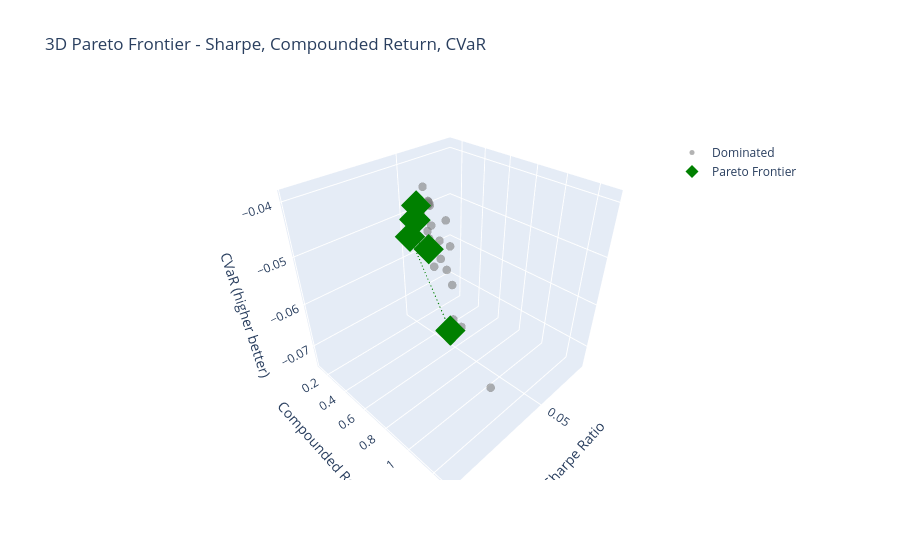

Write notebook code for a chart like this one.
### Code cell
temp_perf = all_overall_perfs.copy()

cols = ['sharpe', 'compunded_return', 'cvar']
temp_perf['dominated_3d'] = pareto_dominance(temp_perf, cols)

frontier_3d = temp_perf[~temp_perf['dominated_3d']]

fig = plot_3d_pareto(
    df=temp_perf,
    x_col='sharpe',
    y_col='compunded_return',
    z_col='cvar',
    dominated_col='dominated_3d',
    title='3D Pareto Frontier - Sharpe, Compounded Return, CVaR',
    x_title='Sharpe Ratio',
    y_title='Compounded Return',
    z_title='CVaR (higher better)'
)

fig.show()

# Efficient frontier models vs Benchmarks
frontier_model_names = list(frontier_3d.index)
pd.concat(
    [frontier_3d.sort_values(by='sharpe', ascending=False), benchmarks_df],
    axis=0
)

### Figure 1 — Plotly figure (JSON) as saved in the notebook; plotly's stock layout.template omitted (floating-point values rounded to 4 significant figures)
{"data": [{"hovertemplate": "<b>%{text}</b><br>sharpe: %{x:.3f}<br>compunded_return: %{y:.3f}<br>cvar: %{z:.3f}<extra></extra>", "marker": {"color": "gray", "opacity": 0.6, "size": 5}, "mode": "markers", "name": "Dominated", "text": ["VLSTM-custom_loss_11", "TemporalTransformer-custom_loss_14", "PatchTST-custom_loss_13", "PatchTST-custom_loss_11", "AttentionLSTM-custom_loss_13", "InvertedAttentionLSTM-custom_loss_14", "BaseLSTM-custom_loss_11", "DeformTime-custom_loss_11", "BaseLSTM-custom_loss_10", "PatchTST-custom_loss_10", "BaseLSTM-custom_loss_13", "DeformTime-custom_loss_13", "InvertedAttentionLSTM-custom_loss_10", "InvertedAttentionLSTM-custom_loss_13", "PatchTST-custom_loss_14", "BaseLSTM-custom_loss_14", "TemporalTransformer-custom_loss_10", "AttentionLSTM-custom_loss_14", "InvertedAttentionLSTM-custom_loss_11", "DeformTime-custom_loss_10", "AttentionLSTM-custom_loss_10", "VLSTM-custom_loss_10"], "type": "scatter3d", "x": [0.0803, 0.078, 0.0723, 0.0708, 0.0701, 0.0697, 0.0688, 0.0668, 0.0663, 0.0655, 0.0628, 0.0613, 0.0602, 0.0599, 0.058, 0.0577, 0.0571, 0.0569, 0.0569, 0.0403, 0.0385, 0.0224], "y": [1.029, 0.8716, 0.826, 0.7365, 0.7065, 0.6424, 0.6731, 1.135, 0.722, 0.7623, 0.5663, 0.5564, 0.4967, 0.5305, 0.4986, 0.4979, 0.4972, 0.49, 0.7551, 0.3606, 0.4075, 0.1249], "z": [-0.0463, -0.0459, -0.0463, -0.0419, -0.0446, -0.0411, -0.0439, -0.0693, -0.0455, -0.0506, -0.0411, -0.0417, -0.0393, -0.0422, -0.0421, -0.0423, -0.0431, -0.0428, -0.0652, -0.0501, -0.0743, -0.0621]}, {"hovertemplate": "<b>%{text}</b><br>sharpe: %{x:.3f}<br>compunded_return: %{y:.3f}<br>cvar: %{z:.3f}<extra></extra>", "marker": {"color": "green", "size": 10, "symbol": "diamond"}, "mode": "markers", "name": "Pareto Frontier", "text": ["TemporalTransformer-custom_loss_11", "DeformTime-custom_loss_14", "AttentionLSTM-custom_loss_11", "VLSTM-custom_loss_13", "TemporalTransformer-custom_loss_13", "VLSTM-custom_loss_14"], "type": "scatter3d", "x": [0.0981, 0.0856, 0.0802, 0.078, 0.0776, 0.0726], "y": [1.29, 0.8413, 0.8716, 0.7376, 0.7398, 0.6581], "z": [-0.0449, -0.0399, -0.0425, -0.0397, -0.0398, -0.0391]}, {"hoverinfo": "skip", "line": {"color": "green", "dash": "dash", "width": 2}, "mode": "lines", "showlegend": false, "type": "scatter3d", "x": [0.0981, 0.0856, 0.0802, 0.078, 0.0776, 0.0726], "y": [1.29, 0.8413, 0.8716, 0.7376, 0.7398, 0.6581], "z": [-0.0449, -0.0399, -0.0425, -0.0397, -0.0398, -0.0391]}], "layout": {"legend": {"x": 0.8, "y": 0.9}, "scene": {"xaxis": {"title": {"text": "Sharpe Ratio"}}, "yaxis": {"title": {"text": "Compounded Return"}}, "zaxis": {"title": {"text": "CVaR (higher better)"}}}, "title": {"text": "3D Pareto Frontier - Sharpe, Compounded Return, CVaR"}}}
